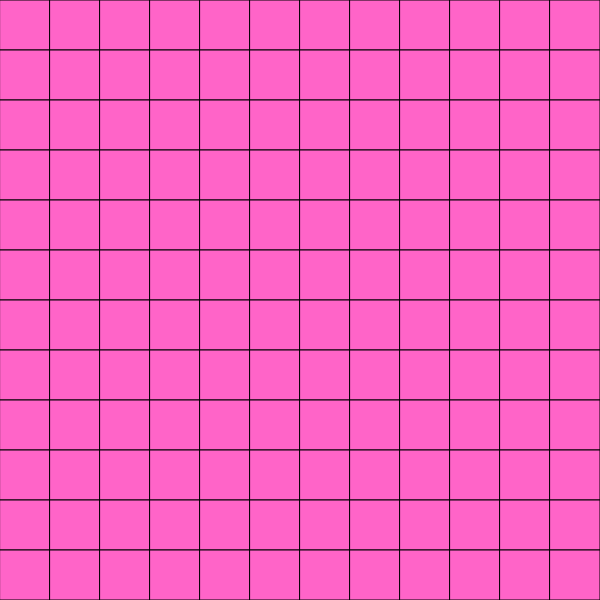
Frame 1 (no input)
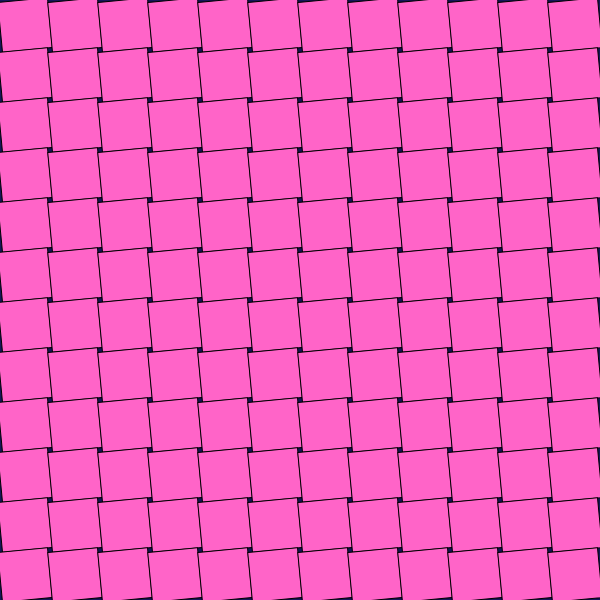
Frame 60 (no input)
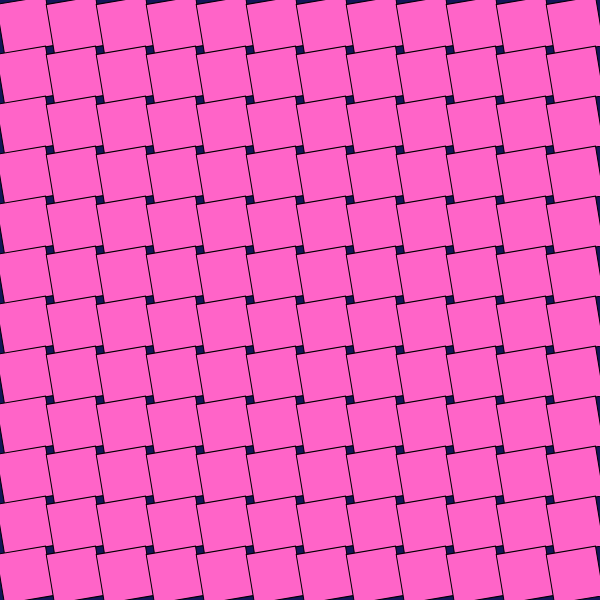
Frame 120 (the mouse pressed at the canvas centre since frame 60)

The p5.js sketch that drew these frames (run headless with seeded random() and noise() and a simulated clock; from frame 60 on, the mouse is pressed at the canvas centre):

// p5.js sketch
// ── sketch.js
let pattern = [];
let yoyo;  
// The number of columns of the pattern
let rows;
// The number of rows of the pattern
let size = 50;
// The size of each pink box 


class box {
  constructor(x, y){
    this.x = x;
//     Positions of the boxes
    this.y = y;
    this.angle = 0;
  }

  
//   This is what showcases the boxes
  display(){
    push();
    translate(this.x, this.y);
    rotate(this.angle);
//     rotates the box in their spot.
    fill(255, 100, 200);
    rectMode(CENTER);
    rect(0, 0, size, size);
//     Color and size of the boxes
    pop();
  }
  
  move(speed) {
    this.angle +=speed;
  }
}

function setup() {
  createCanvas(600, 600);
  yoyo = width/size;
  rows = height/size;
  
  for(let yurp=0; yurp < yoyo; yurp++) {
    pattern[yurp] = []; 
//     grid of the boxes are created here
    for(let a=0; a< rows; a++) {
      let b = size/2 + yurp*size;
      let c = size/2 + a*size;
      pattern[yurp][a] = new box(b, c);
    }
  }
}

function draw() {
  background(20, 20, 90);
//   background color - dark blue
  for (let yurp = 0; yurp < yoyo; yurp++) {
  for (let a= 0; a < rows; a++){
  pattern[yurp][a].display();
  pattern[yurp][a].move(0.025);
//     The speed at which the boxes rotate
    }
  }
}
